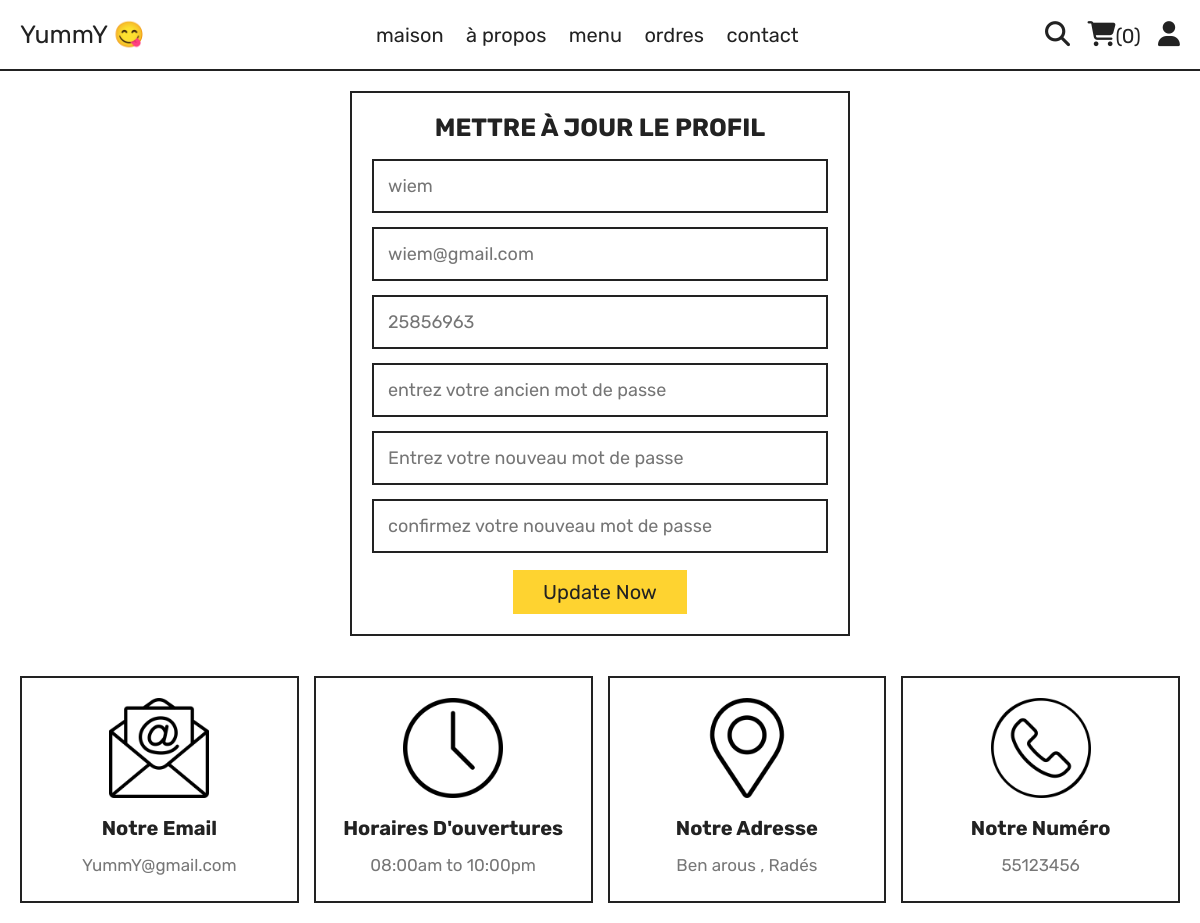
The page /update_profile.php (signed in) on the database its author committed.
### tables this page shows
CREATE TABLE `users` (
  `id` int(100) NOT NULL,
  `name` varchar(20) NOT NULL,
  `email` varchar(50) NOT NULL,
  `number` varchar(10) NOT NULL,
  `password` varchar(50) NOT NULL,
  `address` varchar(500) NOT NULL
);

### update_profile.php (the view, shortened to what this page needs)
<?php
include 'components/connect.php';
?>
<!DOCTYPE html>
<html lang="en">
<head>
   <link rel="stylesheet" href="https://cdnjs.cloudflare.com/ajax/libs/font-awesome/6.1.1/css/all.min.css">
   <link rel="stylesheet" href="css/style.css">
</head>
<body>
<?php include 'components/user_header.php'; ?>
<section class="form-container update-form">
   <form action="" method="post">
      <h3>mettre à jour le profil</h3>
      <input type="text" name="name" placeholder="<?= $fetch_profile['name']; ?>" class="box" maxlength="50">
      <input type="email" name="email" placeholder="<?= $fetch_profile['email']; ?>" class="box" maxlength="50" oninput="this.value = this.value.replace(/\s/g, '')">
      <input type="number" name="number" placeholder="<?= $fetch_profile['number']; ?>"" class="box" min="0" max="9999999999" maxlength="10">
      <input type="password" name="old_pass" placeholder="entrez votre ancien mot de passe" class="box" maxlength="50" oninput="this.value = this.value.replace(/\s/g, '')">
      <input type="password" name="new_pass" placeholder="Entrez votre nouveau mot de passe" class="box" maxlength="50" oninput="this.value = this.value.replace(/\s/g, '')">
      <input type="password" name="confirm_pass" placeholder="confirmez votre nouveau mot de passe" class="box" maxlength="50" oninput="this.value = this.value.replace(/\s/g, '')">
      <input type="submit" value="update now" name="submit" class="btn">
   </form>
</section>
<?php include 'components/footer.php'; ?>
</body>
</html>

### css/style.css (style rules this page uses)
:root { --yellow:#fed330; --red:#e74c3c; --white:#fff; --black:#222; --light-color:#777; --border:.2rem solid var(--black); }
* { font-family: 'Rubik', sans-serif; margin:0; padding:0; box-sizing: border-box; outline: none; border: none; text-decoration: none; }
html { font-size: 62.5%; overflow-x: hidden; scroll-behavior: smooth; stop-opacity: 7rem; }
section { margin:0 auto; max-width: 1200px; padding:2rem; }
.btn, .delete-btn { margin-top: 1rem; display: inline-block; font-size: 2rem; padding:1rem 3rem; cursor: pointer; text-transform: capitalize; transition: .2s linear; }
.btn { background-color: var(--yellow); color:var(--black); }
.form-container form { border:var(--border); margin:0 auto; max-width: 50rem; padding:2rem; text-align: center; }
.form-container form h3 { font-size: 2.5rem; color:var(--black); text-transform: uppercase; margin-bottom: 1rem; }
.form-container form .box { margin:.7rem 0; width: 100%; border:var(--border); padding:1.4rem; font-size: 1.8rem; color:var(--black); }

### rows shown on the page
users: name "wiem", email "wiem@gmail.com", number "25856963"

### other values the page prints
$total_cart_items "0"
